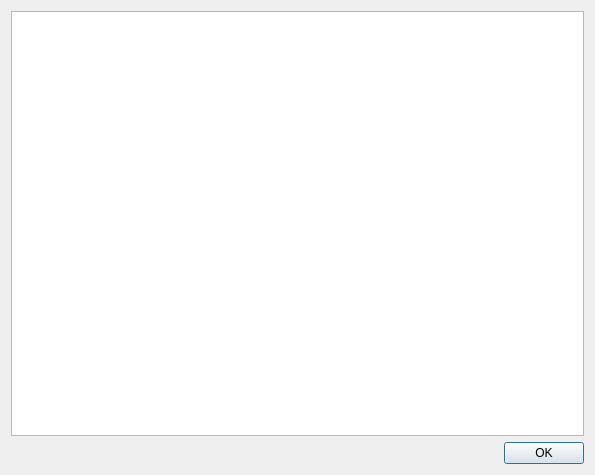
<?xml version="1.0" encoding="UTF-8"?>
<ui version="4.0">
 <class>VisualizationSelectorDialog</class>
 <widget class="QDialog" name="VisualizationSelectorDialog">
  <property name="geometry">
   <rect>
    <x>0</x>
    <y>0</y>
    <width>595</width>
    <height>475</height>
   </rect>
  </property>
  <property name="windowTitle">
   <string>Select visualization</string>
  </property>
  <property name="windowIcon">
   <iconset>
    <normaloff>:/icon.png</normaloff>:/icon.png</iconset>
  </property>
  <layout class="QVBoxLayout" name="verticalLayout">
   <item>
    <layout class="QFormLayout" name="formLayout"/>
   </item>
   <item>
    <widget class="QListView" name="list">
     <property name="enabled">
      <bool>true</bool>
     </property>
     <property name="alternatingRowColors">
      <bool>true</bool>
     </property>
     <property name="selectionBehavior">
      <enum>QAbstractItemView::SelectionBehavior::SelectRows</enum>
     </property>
     <property name="uniformItemSizes">
      <bool>true</bool>
     </property>
    </widget>
   </item>
   <item>
    <widget class="QDialogButtonBox" name="buttonBox">
     <property name="orientation">
      <enum>Qt::Orientation::Horizontal</enum>
     </property>
     <property name="standardButtons">
      <set>QDialogButtonBox::StandardButton::Ok</set>
     </property>
    </widget>
   </item>
  </layout>
 </widget>
 <tabstops>
  <tabstop>list</tabstop>
  <tabstop>buttonBox</tabstop>
 </tabstops>
 <resources/>
 <connections>
  <connection>
   <sender>buttonBox</sender>
   <signal>accepted()</signal>
   <receiver>VisualizationSelectorDialog</receiver>
   <slot>accept()</slot>
   <hints>
    <hint type="sourcelabel">
     <x>248</x>
     <y>254</y>
    </hint>
    <hint type="destinationlabel">
     <x>157</x>
     <y>274</y>
    </hint>
   </hints>
  </connection>
  <connection>
   <sender>buttonBox</sender>
   <signal>rejected()</signal>
   <receiver>VisualizationSelectorDialog</receiver>
   <slot>reject()</slot>
   <hints>
    <hint type="sourcelabel">
     <x>316</x>
     <y>260</y>
    </hint>
    <hint type="destinationlabel">
     <x>286</x>
     <y>274</y>
    </hint>
   </hints>
  </connection>
 </connections>
</ui>
